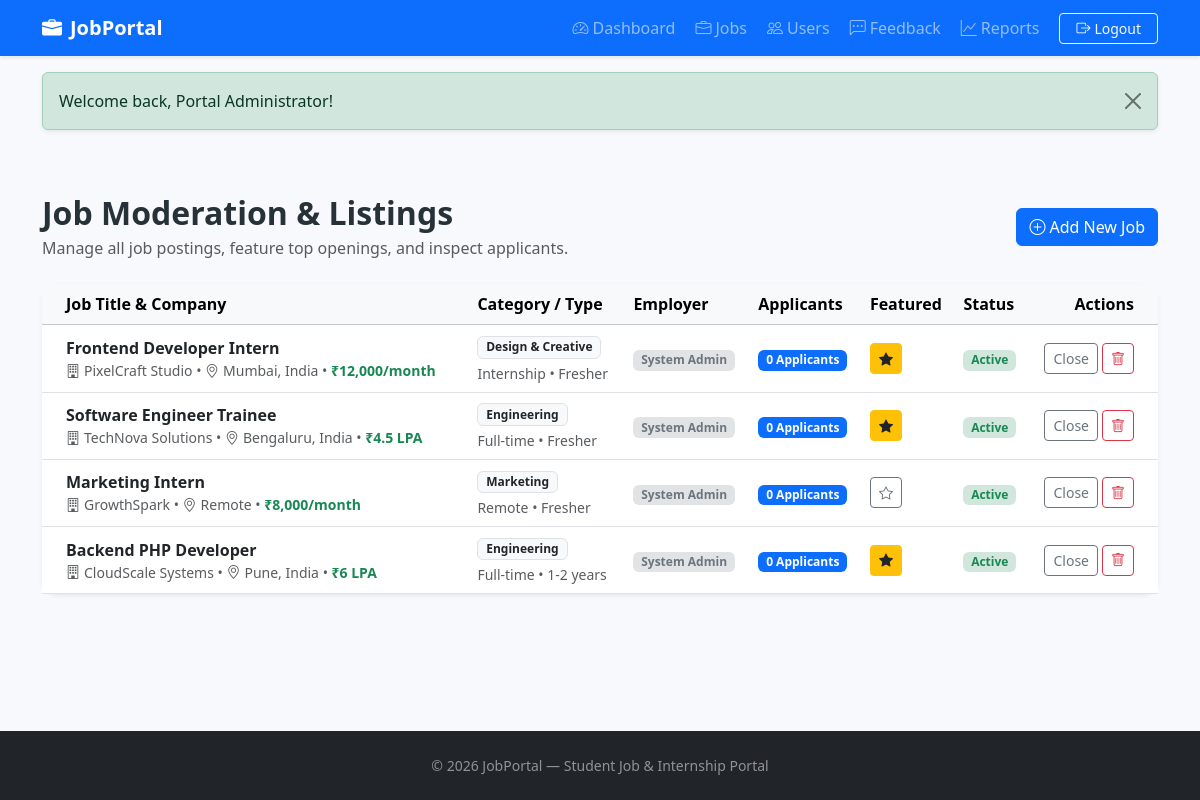
The page /admin/jobs.php (signed in) on the database its author committed.
### tables this page shows
CREATE TABLE IF NOT EXISTS jobs (
  id INT UNSIGNED AUTO_INCREMENT PRIMARY KEY,
  employer_id INT UNSIGNED DEFAULT NULL,
  title VARCHAR(150) NOT NULL,
  company VARCHAR(150) NOT NULL,
  category VARCHAR(100) NOT NULL DEFAULT 'Technology',
  location VARCHAR(150) NOT NULL,
  description TEXT NOT NULL,
  requirements TEXT NOT NULL,
  salary VARCHAR(100) DEFAULT 'Not specified',
  job_type ENUM('Internship','Full-time','Part-time','Remote') NOT NULL DEFAULT 'Internship',
  experience_level ENUM('Fresher','1-2 years','3-5 years','5+ years') NOT NULL DEFAULT 'Fresher',
  deadline DATE DEFAULT NULL,
  status ENUM('active','closed') NOT NULL DEFAULT 'active',
  is_featured TINYINT(1) NOT NULL DEFAULT 0,
  created_at TIMESTAMP DEFAULT CURRENT_TIMESTAMP,
  CONSTRAINT jobs_employer_fk FOREIGN KEY(employer_id) REFERENCES users(id) ON DELETE SET NULL
);

### admin/jobs.php (the view, shortened to what this page needs)
<?php
require __DIR__ . '/../config/database.php';
$stmt = $pdo->query('
    SELECT j.*, u.name as employer_name, u.email as employer_email, COUNT(a.id) as applicant_count
    FROM jobs j
    LEFT JOIN users u ON j.employer_id = u.id
    LEFT JOIN applications a ON j.id = a.job_id
    GROUP BY j.id
    ORDER BY j.created_at DESC
');
$jobs = $stmt->fetchAll();
include '../includes/header.php';
?>
<section class="container py-5">
    <div class="d-flex justify-content-between align-items-center mb-4 flex-wrap gap-2">
        <div>
            <h1 class="h2 fw-bold mb-1">Job Moderation & Listings</h1>
            <p class="text-muted mb-0">Manage all job postings, feature top openings, and inspect applicants.</p>
        </div>
        <button type="button" class="btn btn-primary" data-bs-toggle="modal" data-bs-target="#adminAddJobModal">
            <i class="bi bi-plus-circle me-1"></i>Add New Job
        </button>
    </div>
    <div class="card shadow-sm border-0">
        <div class="table-responsive">
            <table class="table table-hover align-middle mb-0">
                <thead class="table-light">
                    <tr>
                        <th class="ps-4">Job Title & Company</th>
                        <th>Category / Type</th>
                        <th>Employer</th>
                        <th>Applicants</th>
                        <th>Featured</th>
                        <th>Status</th>
                        <th class="pe-4 text-end">Actions</th>
                    </tr>
                </thead>
                <tbody>
                    <?php if (empty($jobs)): ?>
                        <tr><td colspan="7" class="text-center py-4 text-muted">No jobs posted yet.</td></tr>
                    <?php else: ?>
                        <?php foreach ($jobs as $job): ?>
                            <tr>
                                <td class="ps-4">
                                    <div class="fw-bold text-dark"><?= htmlspecialchars($job['title']) ?></div>
                                    <div class="text-muted small">
                                        <i class="bi bi-building me-1"></i><?= htmlspecialchars($job['company']) ?> &bull;
                                        <i class="bi bi-geo-alt me-1"></i><?= htmlspecialchars($job['location']) ?> &bull;
                                        <span class="text-success fw-semibold"><?= htmlspecialchars($job['salary']) ?></span>
                                    </div>
                                </td>
                                <td>
                                    <div class="badge bg-light text-dark border"><?= htmlspecialchars($job['category']) ?></div>
                                    <div class="small text-muted mt-1"><?= htmlspecialchars($job['job_type']) ?> &bull; <?= htmlspecialchars($job['experience_level']) ?></div>
                                </td>
                                <td>
                                    <?php if ($job['employer_name']): ?>
                                        <div class="small fw-semibold"><?= htmlspecialchars($job['employer_name']) ?></div>
                                        <div class="text-muted" style="font-size:0.75rem;"><?= htmlspecialchars($job['employer_email']) ?></div>
                                    <?php else: ?>
                                        <span class="badge bg-secondary-subtle text-secondary">System Admin</span>
                                    <?php endif; ?>
                                </td>
                                <td>
                                    <span class="badge bg-primary text-white"><?= $job['applicant_count'] ?> Applicants</span>
                                </td>
                                <td>
                                    <form action="../actions/toggle-featured.php" method="post" class="d-inline">
                                        <button class="btn btn-sm <?= !empty($job['is_featured']) ? 'btn-warning text-dark' : 'btn-outline-secondary' ?>" title="Toggle Featured status">
                                            <i class="bi bi-star<?= !empty($job['is_featured']) ? '-fill' : '' ?>"></i>
                                        </button>
                                    </form>
                                </td>
                                <td>
                                    <?php if ($job['status'] === 'active'): ?>
                                        <span class="badge bg-success-subtle text-success">Active</span>
                                    <?php else: ?>
                                        <span class="badge bg-secondary-subtle text-secondary">Closed</span>
                                    <?php endif; ?>
                                </td>
                                <td class="pe-4 text-end">
                                    <div class="d-inline-flex gap-1">
                                        <form action="../actions/toggle-job-status.php" method="post" class="d-inline">
                                            <button class="btn btn-outline-secondary btn-sm" title="Toggle active/closed">
                                                <?= $job['status'] === 'active' ? 'Close' : 'Reopen' ?>
                                            </button>
                                        </form>
                                        <form action="../actions/delete-job.php" method="post" class="d-inline">
                                            <button class="btn btn-outline-danger btn-sm" onclick="return confirm('Permanently delete this job posting?');">
                                                <i class="bi bi-trash"></i>
                                            </button>
                                        </form>
                                    </div>
                                </td>
                            </tr>
                        <?php endforeach; ?>
                    <?php endif; ?>
                </tbody>
            </table>
        </div>
    </div>
</section>
<?php include '../includes/footer.php'; ?>

### css/style.css (style rules this page uses)
html,body { min-height:100%; }
body { min-height:100vh;display:flex;flex-direction:column;background:#f7f9fc;color:#263238 }
.card { border:0;box-shadow:0 .25rem 1rem rgba(20,35,70,.08);border-radius:1rem }

### rows shown on the page
jobs: title "Frontend Developer Intern", company "PixelCraft Studio", location "Mumbai, India", salary "₹12,000/month", category "Design & Creative", job_type "Internship", experience_level "Fresher", applicant_count "0", is_featured 1 (drawn), status "Active"
jobs: title "Software Engineer Trainee", company "TechNova Solutions", location "Bengaluru, India", salary "₹4.5 LPA", category "Engineering", job_type "Full-time", experience_level "Fresher", applicant_count "0", is_featured 1 (drawn), status "Active"
jobs: title "Marketing Intern", company "GrowthSpark", location "Remote", salary "₹8,000/month", category "Marketing", job_type "Remote", experience_level "Fresher", applicant_count "0", is_featured 0 (drawn), status "Active"
jobs: title "Backend PHP Developer", company "CloudScale Systems", location "Pune, India", salary "₹6 LPA", category "Engineering", job_type "Full-time", experience_level "1-2 years", applicant_count "0", is_featured 1 (drawn), status "Active"

### other values the page prints
$message "Welcome back, Portal Administrator!"
